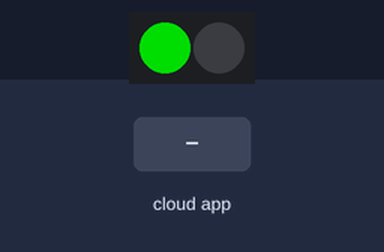
Bench run of a sketch on a simulated ESP8266 (NodeMCU). On the bench: 2 RGB LEDs in strip order, left to right. Inputs (shaded band) come from the test bench. Dim RGB values are drawn brighter than linear; WiFi joins after 1.5 s; servers stay silent unless stated; no MQTT or app messages arrive unless stated; what the sketch prints to the serial monitor is not drawn.

Above: at 2.7 s.
2.8 s: the phone or cloud app sets rgb to 0
At 4.0 s:
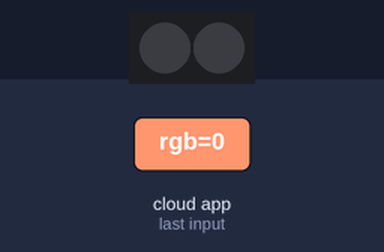
4.3 s: the phone or cloud app sets rgb to 1
At 5.6 s:
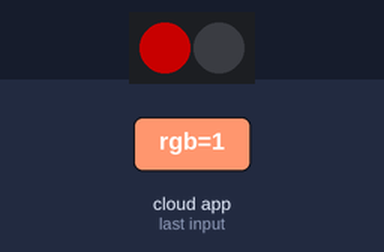
Timing chart, 0 to 7.3 s (numbered marks = the images above; inputs shaded):
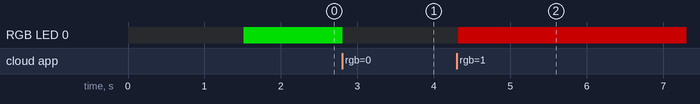

Measured:
- after the input at 2.8 s, RGB LED 0: RGB(0, 150, 0) → off at once
- after the input at 4.3 s, RGB LED 0: off → RGB(100, 0, 0) at once

The sketch:

ESP8266_lights.ino
```cpp
// (licence header left out)
#include <Adafruit_NeoPixel.h>
#include <Adafruit_MQTT.h>
#include <Adafruit_MQTT_Client.h>
#include <ESP8266WiFi.h>
#include "wireless_creds.h"

// TODO: Move this to a .h config file
const char* ssid     = WIRELESS_SSID;
const char* password = WIRELESS_KEY;

// Store the MQTT server, username, and password in flash memory.
// This is required for using the Adafruit MQTT library.
// TODO: Move this to a .h file
const char MQTT_SERVER[] PROGMEM    = MQTT_HOST;

const char _MQTT_USERNAME[] PROGMEM  = MQTT_USERNAME;
const char _MQTT_PASSWORD[] PROGMEM  = MQTT_PASSWORD;

#define PIXEL_PIN 2 //GPIO 2
#define PIXEL_COUNT 2
Adafruit_NeoPixel pixels = Adafruit_NeoPixel(PIXEL_COUNT, PIXEL_PIN, NEO_GRB + NEO_KHZ800);

// Create an ESP8266 WiFiClient class to connect to the MQTT server.
WiFiClient client;


// Setup the MQTT client class by passing in the WiFi client and MQTT server and login details.
Adafruit_MQTT_Client mqtt(&client, MQTT_SERVER, 1883, _MQTT_USERNAME, _MQTT_PASSWORD);

// Setup a feed called 'color' for subscribing to changes.
const char LIGHT_FEED[] PROGMEM = "lights/esplights/rgb";
Adafruit_MQTT_Subscribe lightsrgb = Adafruit_MQTT_Subscribe(&mqtt, LIGHT_FEED);

const char STATUS_FEED[] PROGMEM = "lights/esplights/status";
Adafruit_MQTT_Publish status_feed = Adafruit_MQTT_Publish(&mqtt, STATUS_FEED);

// Bug workaround for Arduino 1.6.6, it seems to need a function declaration
// for some reason (only affects ESP8266, likely an arduino-builder bug).
void MQTT_connect();


void setup() {
  Serial.begin(115200);
  delay(10);

  // We start by connecting to a WiFi network

  Serial.println();
  Serial.println();
  Serial.print("Connecting to ");
  Serial.println(ssid);

  WiFi.begin(ssid, password);

  while (WiFi.status() != WL_CONNECTED) {
    delay(500);
    Serial.print(".");
  }

  Serial.println("");
  Serial.println("WiFi connected");
  Serial.println("IP address: ");
  Serial.println(WiFi.localIP());

  // Setup MQTT subscription for onoff feed.
  mqtt.subscribe(&lightsrgb);

  pixels.begin();
  pixels.setPixelColor(0, pixels.Color(0,150,0));
  pixels.show();

}

int value = 0;

int string_rgb_to_int(String input, byte rgb[3]) {
  int result = 0;
  for ( int i = 0; i < 3 ; i++ ) {
      if (rgb[i] = atoi((char *)input[i, i+2]) ) {
        result = 3; // If we get a zero above it's a fail
      }
  }
  return result;
}

void loop() {

  MQTT_connect();

  Adafruit_MQTT_Subscribe *subscription;
  while ((subscription = mqtt.readSubscription(5000))) {
    // Check if its the rgb feed
    if (subscription == &lightsrgb) {
      // Expecting 6 padded bytes of RGB.
      // eg. 255255000128001255
      Serial.print(F("Lights RGB: "));
      Serial.println((char *)lightsrgb.lastread);
      status_feed.publish((char *)lightsrgb.lastread);

      byte this_rgb[3];
      byte result = 0;
      byte color_val;
      int offset = 0;
      for (int light = 0; light < 2 ; light++) {
        for (int colour = 0; colour < 3; colour++) {
          color_val = 0;
          for (int i = 2; i >= 0; i--) {
            char this_val = lightsrgb.lastread[offset];
            color_val = color_val + atoi(&this_val) * pow( 10, i );
            offset++;
          }
          this_rgb[colour] = color_val;
        }
        pixels.setPixelColor(light, pixels.Color(this_rgb[0], this_rgb[1], this_rgb[2]));
      }
      pixels.show();

    }
  }

  // ping the server to keep the mqtt connection alive
  if(! mqtt.ping()) {
    mqtt.disconnect();
  }

}

// Function to connect and reconnect as necessary to the MQTT server.
// Should be called in the loop function and it will take care if connecting.
void MQTT_connect() {
  int8_t ret;

  // Stop if already connected.
  if (mqtt.connected()) {
    return;
  }

  Serial.print("Connecting to MQTT... ");

  uint8_t retries = 3;
  while ((ret = mqtt.connect()) != 0) { // connect will return 0 for connected
       Serial.println(mqtt.connectErrorString(ret));
       Serial.println("Retrying MQTT connection in 5 seconds...");
       mqtt.disconnect();
       delay(5000);  // wait 5 seconds
       retries--;
       if (retries == 0) {
         // basically die and wait for WDT to reset me
         while (1);
       }
  }
  status_feed.publish("Connected");
  Serial.println("MQTT Connected!");
}
```

wireless_creds_example.h
```cpp
#define WIRELESS_SSID "yourssid"
#define WIRELESS_KEY "deadbeef"
#define MQTT_HOST "server.local"
#define MQTT_USERNAME "lights"
#define MQTT_PASSWORD "lights"
```
